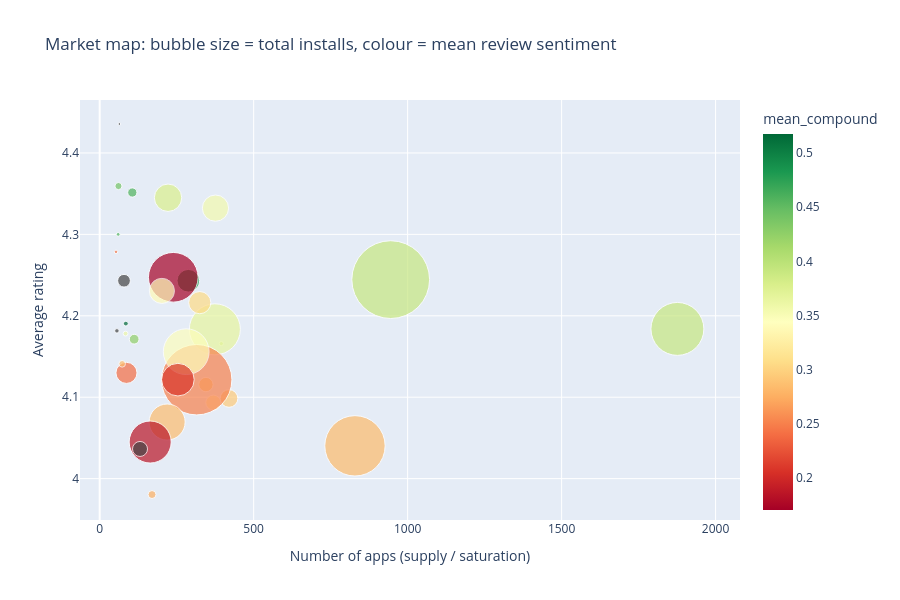

This figure's notebook cell:
### Markdown cell above
## 9. Interactive visualisations (Plotly)

### Code cell
# Market map: supply vs quality vs demand, enriched with sentiment
mm = cat.join(sent[["Positive", "Negative", "mean_compound"]], how="left").reset_index()
mm = mm[mm.n_apps >= 30]
fig = px.scatter(mm, x="n_apps", y="avg_rating", size="total_installs", color="mean_compound",
                 hover_name="Category", hover_data={"n_apps": ":,", "installs_per_app": ":,.0f", "Positive": ":.1f"},
                 color_continuous_scale="RdYlGn", size_max=55,
                 title="Market map: bubble size = total installs, colour = mean review sentiment")
fig.update_layout(xaxis_title="Number of apps (supply / saturation)", yaxis_title="Average rating", height=600)
fig.show()

### Figure 1 — Plotly figure (JSON) as saved in the notebook; plotly's stock layout.template omitted (floating-point values rounded to 4 significant figures)
{"data": [{"customdata": [[3322000.0, 72.64], [14230000.0, 72.92], [9774000.0, 63.88], [1660000.0, 63.32], [96940.0, 68.77], [4076000.0, 69.51], [15490000.0, 69.25], [1365000.0, 66.19], [1320000.0, 65.87], [3374000.0, 66.69], [35040000.0, 61.99], [3972000.0, 78.47], [16580000.0, 68.32], [9328000.0, 57.57], [22960000.0, 55.07], [7504000.0, 72.45], [13220000.0, 64.39], [6932000.0, 67.95], [829000.0, 63.02], [23980000.0, 56.75], [3842000.0, NaN], [1891000.0, 73.76], [1792000.0, 77.65], [11380000.0, 58.92], [625100.0, 82.33], [630900.0, 69.88], [4571000.0, NaN], [1332000.0, 60.9], [249600.0, NaN], [1856000.0, 76.05], [525400.0, 73.44], [803200.0, NaN], [513200.0, 60.25]], "hovertemplate": "<b>%{hovertext}</b><br><br>n_apps=%{x:,}<br>avg_rating=%{y}<br>total_installs=%{marker.size}<br>installs_per_app=%{customdata[0]:,.0f}<br>Positive=%{customdata[1]:.1f}<br>mean_compound=%{marker.color}<extra></extra>", "hovertext": ["FAMILY", "GAME", "TOOLS", "BUSINESS", "MEDICAL", "PERSONALIZATION", "PRODUCTIVITY", "LIFESTYLE", "FINANCE", "SPORTS", "COMMUNICATION", "HEALTH_AND_FITNESS", "PHOTOGRAPHY", "NEWS_AND_MAGAZINES", "SOCIAL", "BOOKS_AND_REFERENCE", "TRAVEL_AND_LOCAL", "SHOPPING", "DATING", "VIDEO_PLAYERS", "MAPS_AND_NAVIGATION", "FOOD_AND_DRINK", "EDUCATION", "ENTERTAINMENT", "AUTO_AND_VEHICLES", "LIBRARIES_AND_DEMO", "WEATHER", "HOUSE_AND_HOME", "EVENTS", "ART_AND_DESIGN", "PARENTING", "COMICS", "BEAUTY"], "legendgroup": "", "marker": {"color": [0.3907, 0.3907, 0.2836, 0.2946, 0.3811, 0.3555, 0.3661, 0.3287, 0.2963, 0.3056, 0.2504, 0.4837, 0.3462, 0.2079, 0.1701, 0.3778, 0.285, 0.3395, 0.2751, 0.1847, NaN, 0.4256, 0.4589, 0.2393, 0.5178, 0.3595, NaN, 0.2841, NaN, 0.4405, 0.4595, NaN, 0.2449], "coloraxis": "coloraxis", "size": [6231542505, 13447924415, 8102771915, 697164865, 38293077, 1532494782, 5793091369, 503823539, 455348734, 1096474498, 11038276251, 1144022512, 4658147655, 2369217760, 5487867902, 1665969576, 2894887146, 1400348785, 140925107, 3931902720, 503281890, 211798751, 189951000, 989660000, 53130211, 52995910, 361100520, 97202461, 15973161, 113238100, 31521110, 44981150, 27197050], "sizemode": "area", "sizeref": 4446000.0, "symbol": "circle"}, "mode": "markers", "name": "", "orientation": "v", "showlegend": false, "type": "scatter", "x": [1876, 945, 829, 420, 395, 376, 374, 369, 345, 325, 315, 288, 281, 254, 239, 222, 219, 202, 170, 164, 131, 112, 106, 87, 85, 84, 79, 73, 64, 61, 60, 56, 53], "xaxis": "x", "y": [4.184, 4.244, 4.04, 4.098, 4.166, 4.332, 4.183, 4.093, 4.116, 4.216, 4.121, 4.243, 4.156, 4.122, 4.247, 4.345, 4.07, 4.231, 3.98, 4.045, 4.036, 4.171, 4.351, 4.13, 4.19, 4.178, 4.243, 4.141, 4.436, 4.359, 4.3, 4.181, 4.279], "yaxis": "y"}], "layout": {"coloraxis": {"autocolorscale": false, "colorbar": {"title": {"text": "mean_compound"}}, "colorscale": [[0, "rgb(165,0,38)"], [0.1, "rgb(215,48,39)"], [0.2, "rgb(244,109,67)"], [0.3, "rgb(253,174,97)"], [0.4, "rgb(254,224,139)"], [0.5, "rgb(255,255,191)"], [0.6, "rgb(217,239,139)"], [0.7, "rgb(166,217,106)"], [0.8, "rgb(102,189,99)"], [0.9, "rgb(26,152,80)"], [1, "rgb(0,104,55)"]]}, "height": 600, "legend": {"itemsizing": "constant", "tracegroupgap": 0}, "title": {"text": "Market map: bubble size = total installs, colour = mean review sentiment"}, "xaxis": {"anchor": "y", "domain": [0, 1], "title": {"text": "Number of apps (supply / saturation)"}}, "yaxis": {"anchor": "x", "domain": [0, 1], "title": {"text": "Average rating"}}}}
